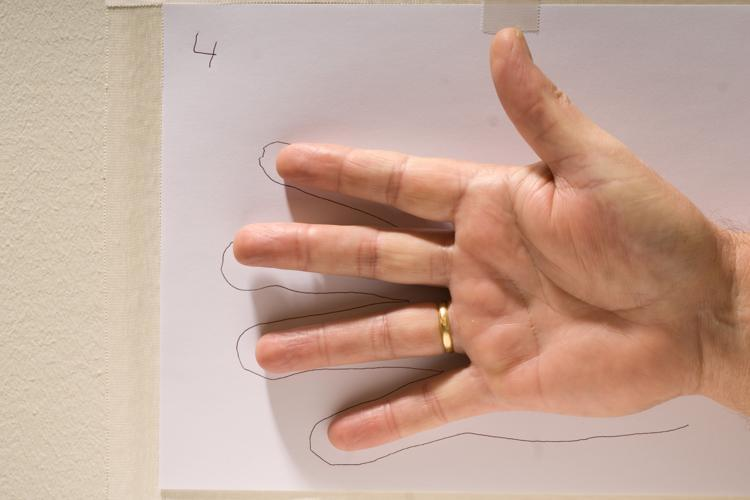
#> input picture PHD/papersTOREAD/Fluoroscopy Related Papers/FLuoroscopic Segmentation/important ones/fluoroscopySegmentationSpecific/MatLab-ActiveModels_version7/Fotos/train005.jpg, 750 x 500 px
$ python autoGenerateLandmarksOnImageFromCanny.py '../../../../../../../../../../../papersTOREAD/Fluoroscopy Related Papers/FLuoroscopic Segmentation/important ones/fluoroscopySegmentationSpecific/MatLab-ActiveModels_version7/Fotos/test001.jpg' '../../../../../../../../../../../papersTOREAD/Fluoroscopy Related Papers/FLuoroscopic Segmentation/important ones/fluoroscopySegmentationSpecific/MatLab-ActiveModels_version7/Fotos/train005.jpg'
#> lines starting #> are read from the running program, lines starting #| are printed output that depends on the picture; after the words box and inside, x2 and y2 are one past the last pixel; in counts of white or black regions, pixels touching at a corner belong together
import cv,glob,sys,os,cv2
import numpy as np
class Point ( object ):
  """ Class to represent a point in 2d cartesian space """
  def __init__(self, x, y):
    self.x = x
    self.y = y


  # [5 lines left out: function __add__, not called in this run]

  def __div__(self, i):#division by a constant
    return Point(self.x/i, self.y/i)

  def __eq__(self, other):
    return self.x == other.x and self.y == other.y

  def __ne__(self, other):
    return not self.__eq__(other)

  def __repr__(self):
    """return a string representation of this point. """
    return '(%f, %f)' % (self.x, self.y)

  # [12 lines left out: functions dist, __abs__, not called in this run]

  '''
  def __idiv__(self, p):#division by another point
    """ Return a new point which is the division of bothe x and y correspondingly with p
    :param p: The other point
    """
    return Point( self.x/float(p.x), self.y/float(p.y) )
  '''

class Shape ( object ):
  """ Class to represent a shape.  This is essentially a list of Point
  objects
  """
  def __init__(self, pts = []):
    self.pts = pts
    self.num_pts = len(pts)

  # [22 lines left out: functions __add__, __div__, __eq__, not called in this run]

  def __ne__(self, other):
    return not self.__eq__(other)
  '''
  def add_point(self, p):
    self.pts.append(p)
    self.num_pts += 1


  def transform(self, t):
    s = Shape([])
    for p in self.pts:
      s.add_point(p + t)
    return s
  '''

  # [19 lines left out: functions add_point, transform, not called in this run]

  """ Helper methods for shape alignment """
  def __get_X(self, w):
    return sum([w[i]*self.pts[i].x for i in range(len(self.pts))])
  def __get_Y(self, w):
    return sum([w[i]*self.pts[i].y for i in range(len(self.pts))])
  def __get_Z(self, w):
    return sum([w[i]*(self.pts[i].x**2+self.pts[i].y**2) for i in range(len(self.pts))])
  def __get_C1(self, w, s):
    return sum([w[i]*(s.pts[i].x*self.pts[i].x + s.pts[i].y*self.pts[i].y) \
        for i in range(len(self.pts))])
  def __get_C2(self, w, s):
    return sum([w[i]*(s.pts[i].y*self.pts[i].x - s.pts[i].x*self.pts[i].y) \
        for i in range(len(self.pts))])

  # [47 lines left out: functions get_alignment_params, apply_params_to_shape, not called in this run]

  def align_to_shape(self, s, w):
    p = self.get_alignment_params(s, w)
    return self.apply_params_to_shape(p)

  # [58 lines left out: functions get_vector, get_normal_to_point, from_vector, not called in this run]

class ShapeViewer ( object ):
  """ Provides functionality to display a shape in a window
  """
  # [93 lines left out: functions show_shapes, show_modes_of_variation, draw_model_fitter, not called in this run]


class PointsReader ( object ):
  """ Class to read from files provided on Tim Cootes's website."""
  # [34 lines left out: functions read_points_file, read_directory, not called in this run]

'''
imageCounterColor=0;

targetimg = cv.LoadImage(sys.argv[2])
shapes = PointsReader.read_directory(sys.argv[1])
for shape in shapes:
    imageCounterColor+=1


    for i,p in enumerate(shape.pts):
        tmpP = Point(p.x, p.y)
        cv.Circle(targetimg, ( int(tmpP.x), int(tmpP.y) ), 4, (imageCounterColor*50,imageCounterColor/50,0))
        cv.NamedWindow("landmarks On Target Image", cv.CV_WINDOW_NORMAL)
        cv.ShowImage("landmarks On Target Image", targetimg)
cv.WaitKey()
'''

#create Canny edge image
def createCannyEdgeImage(image):

    lowThreshold = 17
    max_lowThreshold = 100
    ratio = 3
    kernel_size = 3

    img = cv2.imread(sys.argv[2])
#> img is the input picture: shape (500, 750, 3); mean B, G, R 152.7, 166.8, 196.5

    #smoothed before passed to canny edge detector
    kernel = np.ones((3,3),np.float32)/9
    img = cv2.filter2D(img,-1,kernel)
    #cv2.imshow("smoothed", dst)

    gray = cv2.cvtColor(img,cv2.COLOR_BGR2GRAY)
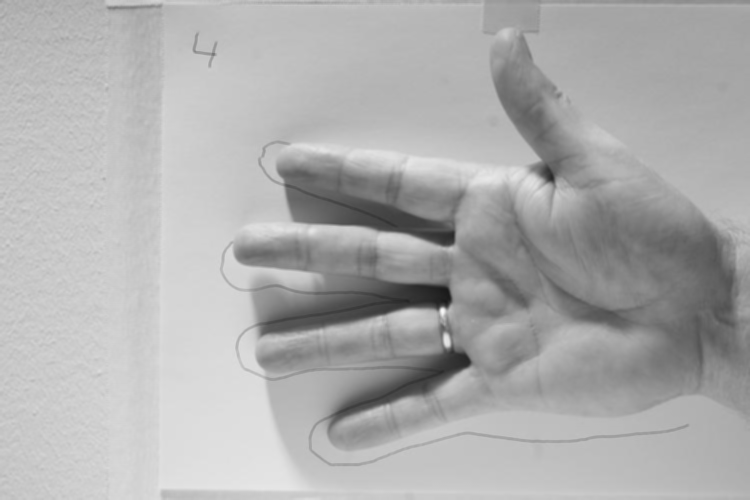
#> gray: shape (500, 750); min 25, max 248, mean 174.1

    cv2.namedWindow('canny %s'%(sys.argv[2]))


    detected_edges = cv2.GaussianBlur(gray,(3,3),0)
    detected_edges = cv2.Canny(detected_edges,lowThreshold,lowThreshold*ratio,apertureSize = kernel_size)
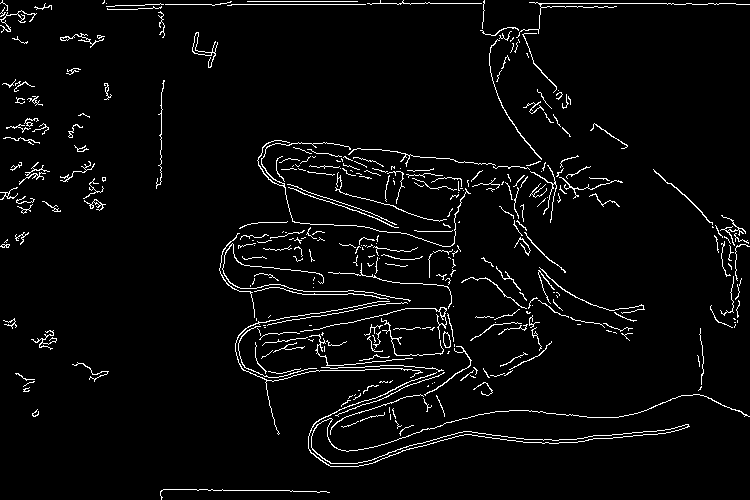
#> detected_edges: shape (500, 750); 3.8% white in thin lines or dots
    dst = cv2.bitwise_and(img,img,mask = detected_edges)  # just add some colours to edges from original image.
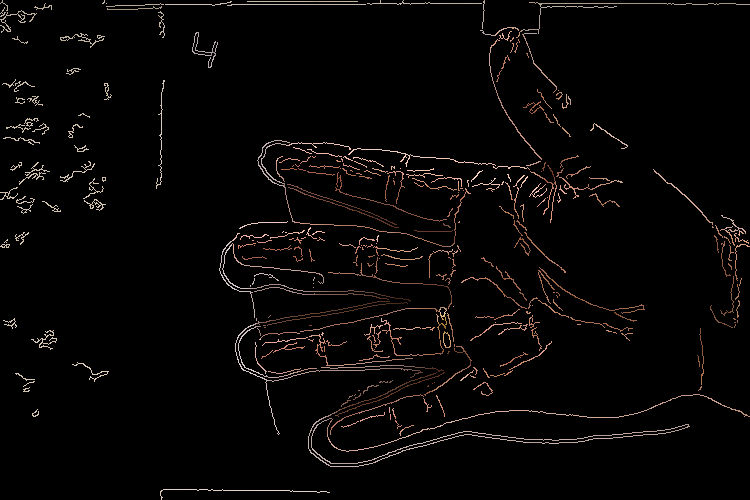
#> dst: shape (500, 750, 3); mean B, G, R 4.9, 5.6, 7.1
    cv2.imshow('Cannied: %s'%(sys.argv[2]),dst)
    cv2.imwrite(sys.argv[1]+"/canny_target_image.jpg",dst)
    return dst


canniedTarget=createCannyEdgeImage(sys.argv[2])

cv.WaitKey()
#> (this line was passed over: cv is not available in this run)

$ run again, on PHD/papersTOREAD/Fluoroscopy Related Papers/FLuoroscopic Segmentation/important ones/fluoroscopySegmentationSpecific/MatLab-ActiveModels_version7/Fotos/train006.jpg
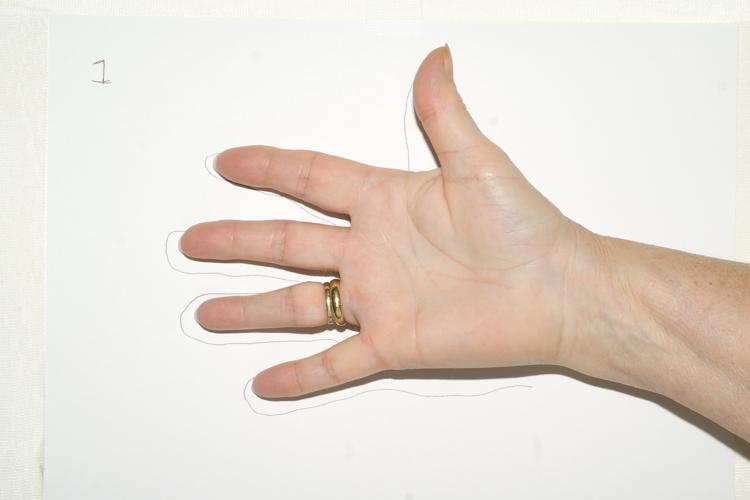
#> input picture PHD/papersTOREAD/Fluoroscopy Related Papers/FLuoroscopic Segmentation/important ones/fluoroscopySegmentationSpecific/MatLab-ActiveModels_version7/Fotos/train006.jpg, 750 x 500 px
#> in createCannyEdgeImage, img is the input picture: shape (500, 750, 3); mean B, G, R 213, 221.1, 230.8
#> in createCannyEdgeImage, `detected_edges = cv2.Canny(detected_edges,lowThreshold,lowThreshold*ra..`:
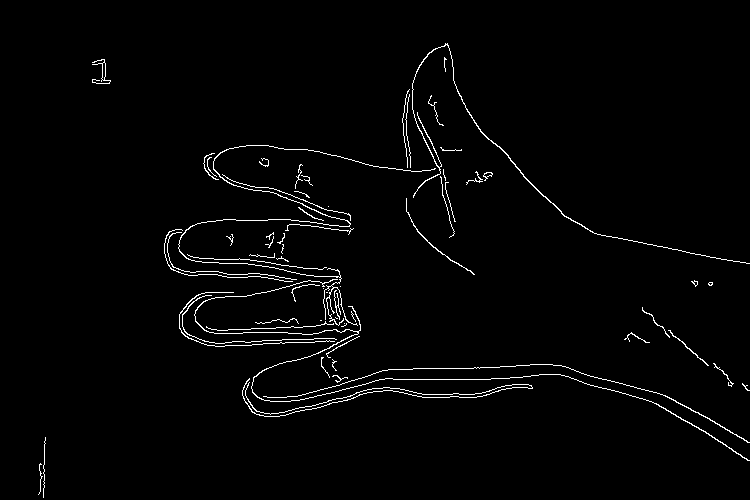
#> detected_edges: shape (500, 750); 1.9% white in thin lines or dots, all inside (x1, y1, x2, y2) = (38, 43, 750, 498)
#> in createCannyEdgeImage, `dst = cv2.bitwise_and(img,img,mask = detected_edges)`:
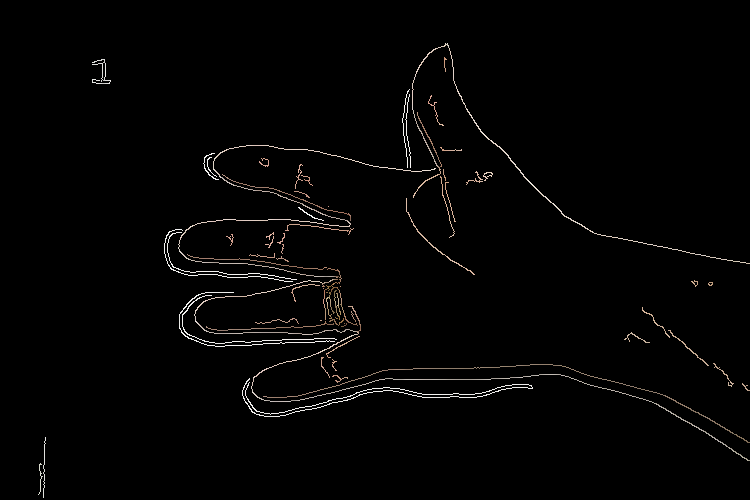
#> dst: shape (500, 750, 3); mean B, G, R 3.3, 3.5, 3.9

$ run again, on PHD/papersTOREAD/Fluoroscopy Related Papers/FLuoroscopic Segmentation/important ones/fluoroscopySegmentationSpecific/MatLab-ActiveModels_version7/Fotos/train009.jpg
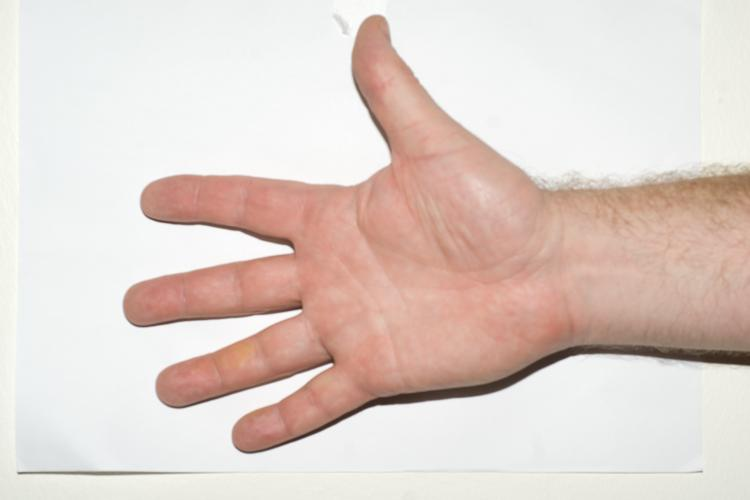
#> input picture PHD/papersTOREAD/Fluoroscopy Related Papers/FLuoroscopic Segmentation/important ones/fluoroscopySegmentationSpecific/MatLab-ActiveModels_version7/Fotos/train009.jpg, 750 x 500 px
#> in createCannyEdgeImage, img is the input picture: shape (500, 750, 3); mean B, G, R 203.1, 209.9, 225
#> in createCannyEdgeImage, `detected_edges = cv2.Canny(detected_edges,lowThreshold,lowThreshold*ra..`:
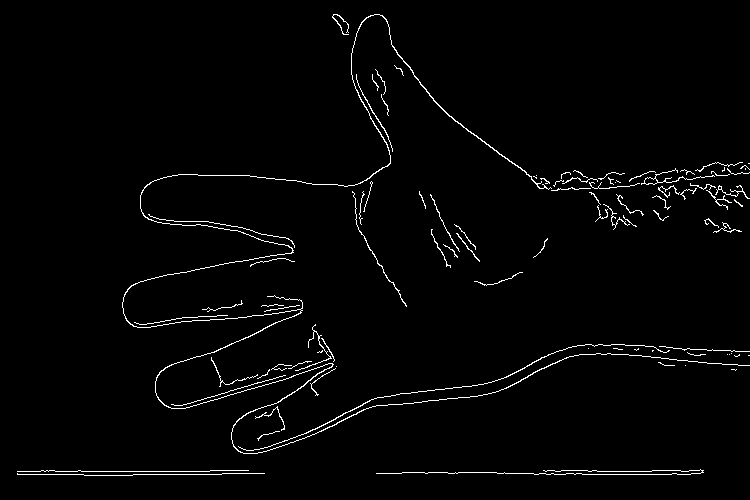
#> detected_edges: shape (500, 750); 1.9% white in thin lines or dots
#> in createCannyEdgeImage, `dst = cv2.bitwise_and(img,img,mask = detected_edges)`:
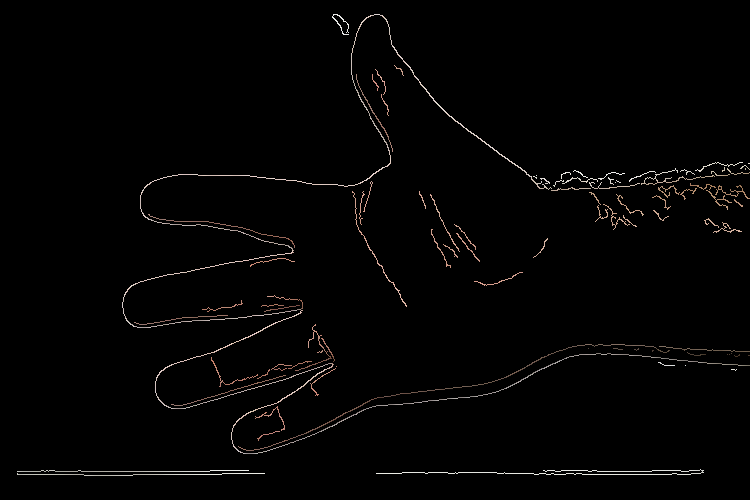
#> dst: shape (500, 750, 3); mean B, G, R 3, 3.2, 3.7
